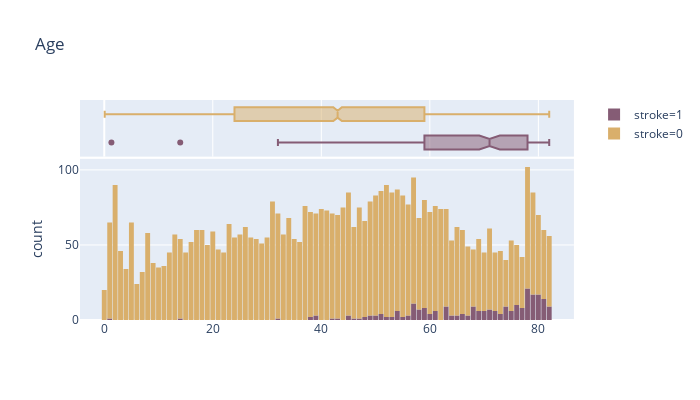

The code cell stored with this chart in its notebook:
### Markdown cell above
#### Age

### Code cell
fig = px.histogram(ds, x='age', nbins=100, title='Age', 
                   color_discrete_sequence=px.colors.qualitative.Antique, 
                  marginal='box', color='stroke', height=400, width=700)

fig.update_layout(bargap=0.1)

### Figure 1 — Plotly figure (JSON) as saved in the notebook; plotly's stock layout.template omitted (floating-point values rounded to 4 significant figures; data arrays with more than 128 entries replaced by an {"elided": "..."} marker saying what was removed)
{"data": [{"alignmentgroup": "True", "bingroup": "x", "hoverlabel": {"namelength": 0}, "hovertemplate": "stroke=1<br>age=%{x}<br>count=%{y}", "legendgroup": "stroke=1", "marker": {"color": "rgb(133, 92, 117)"}, "name": "stroke=1", "nbinsx": 100, "offsetgroup": "stroke=1", "orientation": "v", "showlegend": true, "type": "histogram", "x": {"elided": "249 float values"}, "xaxis": "x", "yaxis": "y"}, {"alignmentgroup": "True", "hoverlabel": {"namelength": 0}, "hovertemplate": "stroke=1<br>age=%{x}", "legendgroup": "stroke=1", "marker": {"color": "rgb(133, 92, 117)"}, "name": "stroke=1", "notched": true, "offsetgroup": "stroke=1", "showlegend": false, "type": "box", "x": {"elided": "249 float values"}, "xaxis": "x2", "yaxis": "y2"}, {"alignmentgroup": "True", "bingroup": "x", "hoverlabel": {"namelength": 0}, "hovertemplate": "stroke=0<br>age=%{x}<br>count=%{y}", "legendgroup": "stroke=0", "marker": {"color": "rgb(217, 175, 107)"}, "name": "stroke=0", "nbinsx": 100, "offsetgroup": "stroke=0", "orientation": "v", "showlegend": true, "type": "histogram", "x": {"elided": "4861 float values"}, "xaxis": "x", "yaxis": "y"}, {"alignmentgroup": "True", "hoverlabel": {"namelength": 0}, "hovertemplate": "stroke=0<br>age=%{x}", "legendgroup": "stroke=0", "marker": {"color": "rgb(217, 175, 107)"}, "name": "stroke=0", "notched": true, "offsetgroup": "stroke=0", "showlegend": false, "type": "box", "x": {"elided": "4861 float values"}, "xaxis": "x2", "yaxis": "y2"}], "layout": {"bargap": 0.1, "barmode": "relative", "height": 400, "legend": {"tracegroupgap": 0}, "title": {"text": "Age"}, "width": 700, "xaxis": {"anchor": "y", "domain": [0, 0.98]}, "xaxis2": {"anchor": "y2", "domain": [0, 0.98], "matches": "x", "showgrid": true, "showticklabels": false}, "yaxis": {"anchor": "x", "domain": [0, 0.7326], "title": {"text": "count"}}, "yaxis2": {"anchor": "x2", "domain": [0.7426, 1], "matches": "y2", "showgrid": false, "showticklabels": false}}}
